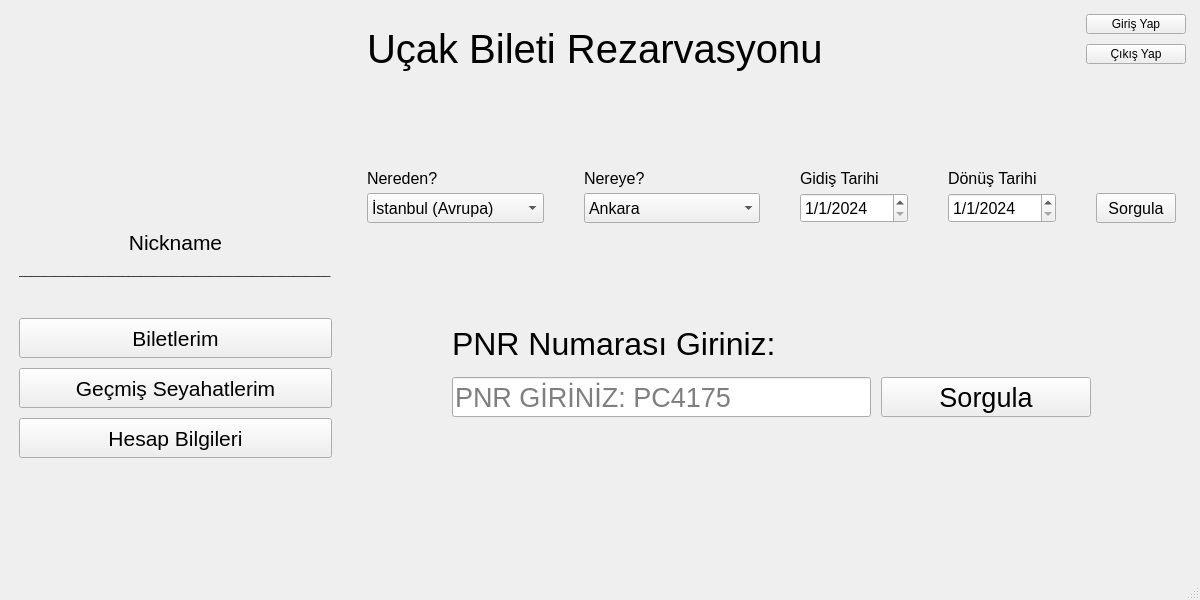
<?xml version="1.0" encoding="UTF-8"?>
<ui version="4.0">
 <class>dashboard_window</class>
 <widget class="QMainWindow" name="dashboard_window">
  <property name="geometry">
   <rect>
    <x>0</x>
    <y>0</y>
    <width>1200</width>
    <height>600</height>
   </rect>
  </property>
  <property name="sizePolicy">
   <sizepolicy hsizetype="Minimum" vsizetype="Minimum">
    <horstretch>0</horstretch>
    <verstretch>0</verstretch>
   </sizepolicy>
  </property>
  <property name="minimumSize">
   <size>
    <width>1200</width>
    <height>600</height>
   </size>
  </property>
  <property name="maximumSize">
   <size>
    <width>1200</width>
    <height>600</height>
   </size>
  </property>
  <property name="windowTitle">
   <string>Uçak Bileti Rezervasyon</string>
  </property>
  <widget class="QWidget" name="centralwidget">
   <layout class="QVBoxLayout" name="verticalLayout_3">
    <item>
     <layout class="QHBoxLayout" name="horizontalLayout" stretch="0,4">
      <property name="spacing">
       <number>10</number>
      </property>
      <item>
       <widget class="QWidget" name="left_bar" native="true">
        <property name="sizePolicy">
         <sizepolicy hsizetype="Minimum" vsizetype="Minimum">
          <horstretch>0</horstretch>
          <verstretch>0</verstretch>
         </sizepolicy>
        </property>
        <property name="minimumSize">
         <size>
          <width>200</width>
          <height>600</height>
         </size>
        </property>
        <layout class="QVBoxLayout" name="verticalLayout_18">
         <property name="spacing">
          <number>10</number>
         </property>
         <property name="leftMargin">
          <number>10</number>
         </property>
         <property name="topMargin">
          <number>10</number>
         </property>
         <property name="rightMargin">
          <number>10</number>
         </property>
         <property name="bottomMargin">
          <number>10</number>
         </property>
         <item>
          <widget class="QLabel" name="label_18">
           <property name="sizePolicy">
            <sizepolicy hsizetype="Minimum" vsizetype="Minimum">
             <horstretch>0</horstretch>
             <verstretch>0</verstretch>
            </sizepolicy>
           </property>
           <property name="minimumSize">
            <size>
             <width>300</width>
             <height>200</height>
            </size>
           </property>
           <property name="maximumSize">
            <size>
             <width>300</width>
             <height>200</height>
            </size>
           </property>
           <property name="font">
            <font>
             <pointsize>8</pointsize>
            </font>
           </property>
           <property name="text">
            <string/>
           </property>
           <property name="pixmap">
            <pixmap>login-user.png</pixmap>
           </property>
           <property name="scaledContents">
            <bool>true</bool>
           </property>
           <property name="alignment">
            <set>Qt::AlignCenter</set>
           </property>
           <property name="margin">
            <number>10</number>
           </property>
          </widget>
         </item>
         <item>
          <spacer name="verticalSpacer_3">
           <property name="orientation">
            <enum>Qt::Vertical</enum>
           </property>
           <property name="sizeType">
            <enum>QSizePolicy::Minimum</enum>
           </property>
           <property name="sizeHint" stdset="0">
            <size>
             <width>10</width>
             <height>60</height>
            </size>
           </property>
          </spacer>
         </item>
         <item>
          <widget class="QLabel" name="nickname_label">
           <property name="sizePolicy">
            <sizepolicy hsizetype="Minimum" vsizetype="Minimum">
             <horstretch>0</horstretch>
             <verstretch>0</verstretch>
            </sizepolicy>
           </property>
           <property name="font">
            <font>
             <pointsize>16</pointsize>
            </font>
           </property>
           <property name="text">
            <string>Nickname</string>
           </property>
           <property name="alignment">
            <set>Qt::AlignCenter</set>
           </property>
           <property name="margin">
            <number>0</number>
           </property>
          </widget>
         </item>
         <item>
          <widget class="QLabel" name="label_19">
           <property name="sizePolicy">
            <sizepolicy hsizetype="Minimum" vsizetype="Minimum">
             <horstretch>0</horstretch>
             <verstretch>0</verstretch>
            </sizepolicy>
           </property>
           <property name="font">
            <font>
             <pointsize>8</pointsize>
             <weight>50</weight>
             <italic>false</italic>
             <bold>false</bold>
             <underline>false</underline>
            </font>
           </property>
           <property name="text">
            <string>___________________________________________________</string>
           </property>
          </widget>
         </item>
         <item>
          <spacer name="verticalSpacer_6">
           <property name="orientation">
            <enum>Qt::Vertical</enum>
           </property>
           <property name="sizeType">
            <enum>QSizePolicy::Minimum</enum>
           </property>
           <property name="sizeHint" stdset="0">
            <size>
             <width>0</width>
             <height>30</height>
            </size>
           </property>
          </spacer>
         </item>
         <item>
          <widget class="QPushButton" name="my_tickets_btn">
           <property name="sizePolicy">
            <sizepolicy hsizetype="Minimum" vsizetype="Minimum">
             <horstretch>0</horstretch>
             <verstretch>0</verstretch>
            </sizepolicy>
           </property>
           <property name="minimumSize">
            <size>
             <width>100</width>
             <height>40</height>
            </size>
           </property>
           <property name="font">
            <font>
             <pointsize>16</pointsize>
            </font>
           </property>
           <property name="text">
            <string>Biletlerim</string>
           </property>
          </widget>
         </item>
         <item>
          <widget class="QPushButton" name="my_history_btn">
           <property name="sizePolicy">
            <sizepolicy hsizetype="Minimum" vsizetype="Minimum">
             <horstretch>0</horstretch>
             <verstretch>0</verstretch>
            </sizepolicy>
           </property>
           <property name="minimumSize">
            <size>
             <width>100</width>
             <height>40</height>
            </size>
           </property>
           <property name="font">
            <font>
             <pointsize>16</pointsize>
            </font>
           </property>
           <property name="text">
            <string>Geçmiş Seyahatlerim</string>
           </property>
          </widget>
         </item>
         <item>
          <widget class="QPushButton" name="my_acc_about_btn">
           <property name="sizePolicy">
            <sizepolicy hsizetype="Minimum" vsizetype="Minimum">
             <horstretch>0</horstretch>
             <verstretch>0</verstretch>
            </sizepolicy>
           </property>
           <property name="minimumSize">
            <size>
             <width>100</width>
             <height>40</height>
            </size>
           </property>
           <property name="font">
            <font>
             <pointsize>16</pointsize>
            </font>
           </property>
           <property name="text">
            <string>Hesap Bilgileri</string>
           </property>
          </widget>
         </item>
         <item>
          <spacer name="verticalSpacer_5">
           <property name="orientation">
            <enum>Qt::Vertical</enum>
           </property>
           <property name="sizeType">
            <enum>QSizePolicy::Minimum</enum>
           </property>
           <property name="sizeHint" stdset="0">
            <size>
             <width>0</width>
             <height>170</height>
            </size>
           </property>
          </spacer>
         </item>
        </layout>
       </widget>
      </item>
      <item>
       <layout class="QVBoxLayout" name="verticalLayout" stretch="3,1,0,0,10,0">
        <item>
         <layout class="QHBoxLayout" name="horizontalLayout_7" stretch="100,0">
          <property name="spacing">
           <number>10</number>
          </property>
          <property name="sizeConstraint">
           <enum>QLayout::SetDefaultConstraint</enum>
          </property>
          <property name="leftMargin">
           <number>15</number>
          </property>
          <property name="topMargin">
           <number>0</number>
          </property>
          <property name="rightMargin">
           <number>5</number>
          </property>
          <property name="bottomMargin">
           <number>50</number>
          </property>
          <item>
           <widget class="QLabel" name="label">
            <property name="sizePolicy">
             <sizepolicy hsizetype="Minimum" vsizetype="Minimum">
              <horstretch>0</horstretch>
              <verstretch>0</verstretch>
             </sizepolicy>
            </property>
            <property name="minimumSize">
             <size>
              <width>450</width>
              <height>60</height>
             </size>
            </property>
            <property name="font">
             <font>
              <pointsize>30</pointsize>
             </font>
            </property>
            <property name="text">
             <string>Uçak Bileti Rezarvasyonu</string>
            </property>
           </widget>
          </item>
          <item>
           <layout class="QVBoxLayout" name="verticalLayout_11">
            <property name="topMargin">
             <number>5</number>
            </property>
            <item>
             <widget class="QPushButton" name="login_btn">
              <property name="sizePolicy">
               <sizepolicy hsizetype="Minimum" vsizetype="Minimum">
                <horstretch>0</horstretch>
                <verstretch>0</verstretch>
               </sizepolicy>
              </property>
              <property name="minimumSize">
               <size>
                <width>100</width>
                <height>20</height>
               </size>
              </property>
              <property name="text">
               <string>Giriş Yap</string>
              </property>
             </widget>
            </item>
            <item>
             <widget class="QPushButton" name="logout_btn">
              <property name="sizePolicy">
               <sizepolicy hsizetype="Minimum" vsizetype="Minimum">
                <horstretch>0</horstretch>
                <verstretch>0</verstretch>
               </sizepolicy>
              </property>
              <property name="minimumSize">
               <size>
                <width>100</width>
                <height>20</height>
               </size>
              </property>
              <property name="text">
               <string>Çıkış Yap</string>
              </property>
             </widget>
            </item>
            <item>
             <widget class="QLabel" name="label_8">
              <property name="text">
               <string/>
              </property>
             </widget>
            </item>
           </layout>
          </item>
         </layout>
        </item>
        <item>
         <layout class="QHBoxLayout" name="horizontalLayout_8" stretch="20,20,0,0,0">
          <property name="spacing">
           <number>40</number>
          </property>
          <property name="leftMargin">
           <number>15</number>
          </property>
          <property name="topMargin">
           <number>15</number>
          </property>
          <property name="rightMargin">
           <number>15</number>
          </property>
          <property name="bottomMargin">
           <number>15</number>
          </property>
          <item>
           <layout class="QVBoxLayout" name="verticalLayout_6">
            <property name="spacing">
             <number>0</number>
            </property>
            <item>
             <widget class="QLabel" name="label_3">
              <property name="sizePolicy">
               <sizepolicy hsizetype="Minimum" vsizetype="Minimum">
                <horstretch>0</horstretch>
                <verstretch>0</verstretch>
               </sizepolicy>
              </property>
              <property name="minimumSize">
               <size>
                <width>50</width>
                <height>30</height>
               </size>
              </property>
              <property name="font">
               <font>
                <pointsize>12</pointsize>
               </font>
              </property>
              <property name="text">
               <string>Nereden?</string>
              </property>
              <property name="margin">
               <number>5</number>
              </property>
             </widget>
            </item>
            <item>
             <widget class="QComboBox" name="from_cmbx">
              <property name="sizePolicy">
               <sizepolicy hsizetype="Minimum" vsizetype="Minimum">
                <horstretch>0</horstretch>
                <verstretch>0</verstretch>
               </sizepolicy>
              </property>
              <property name="minimumSize">
               <size>
                <width>50</width>
                <height>30</height>
               </size>
              </property>
              <property name="font">
               <font>
                <pointsize>12</pointsize>
               </font>
              </property>
              <property name="currentText">
               <string>İstanbul (Avrupa)</string>
              </property>
              <item>
               <property name="text">
                <string>İstanbul (Avrupa)</string>
               </property>
              </item>
              <item>
               <property name="text">
                <string>İstanbul (Anadolu)</string>
               </property>
              </item>
              <item>
               <property name="text">
                <string>Ankara</string>
               </property>
              </item>
              <item>
               <property name="text">
                <string>İzmir</string>
               </property>
              </item>
              <item>
               <property name="text">
                <string>Kütahya</string>
               </property>
              </item>
             </widget>
            </item>
           </layout>
          </item>
          <item>
           <layout class="QVBoxLayout" name="verticalLayout_5">
            <property name="spacing">
             <number>0</number>
            </property>
            <item>
             <widget class="QLabel" name="label_6">
              <property name="sizePolicy">
               <sizepolicy hsizetype="Minimum" vsizetype="Minimum">
                <horstretch>0</horstretch>
                <verstretch>0</verstretch>
               </sizepolicy>
              </property>
              <property name="minimumSize">
               <size>
                <width>50</width>
                <height>30</height>
               </size>
              </property>
              <property name="font">
               <font>
                <pointsize>12</pointsize>
               </font>
              </property>
              <property name="text">
               <string>Nereye?</string>
              </property>
              <property name="margin">
               <number>5</number>
              </property>
             </widget>
            </item>
            <item>
             <widget class="QComboBox" name="to_cmbx">
              <property name="sizePolicy">
               <sizepolicy hsizetype="Minimum" vsizetype="Minimum">
                <horstretch>0</horstretch>
                <verstretch>0</verstretch>
               </sizepolicy>
              </property>
              <property name="minimumSize">
               <size>
                <width>50</width>
                <height>30</height>
               </size>
              </property>
              <property name="font">
               <font>
                <pointsize>12</pointsize>
               </font>
              </property>
              <item>
               <property name="text">
                <string>Ankara</string>
               </property>
              </item>
              <item>
               <property name="text">
                <string>İstanbul (Avrupa)</string>
               </property>
              </item>
              <item>
               <property name="text">
                <string>İstanbul (Anadolu)</string>
               </property>
              </item>
              <item>
               <property name="text">
                <string>İzmir</string>
               </property>
              </item>
              <item>
               <property name="text">
                <string>Kütahya</string>
               </property>
              </item>
             </widget>
            </item>
           </layout>
          </item>
          <item>
           <layout class="QVBoxLayout" name="verticalLayout_8">
            <property name="spacing">
             <number>0</number>
            </property>
            <item>
             <widget class="QLabel" name="label_4">
              <property name="sizePolicy">
               <sizepolicy hsizetype="Minimum" vsizetype="Minimum">
                <horstretch>0</horstretch>
                <verstretch>0</verstretch>
               </sizepolicy>
              </property>
              <property name="minimumSize">
               <size>
                <width>50</width>
                <height>30</height>
               </size>
              </property>
              <property name="font">
               <font>
                <pointsize>12</pointsize>
               </font>
              </property>
              <property name="text">
               <string>Gidiş Tarihi</string>
              </property>
              <property name="margin">
               <number>5</number>
              </property>
             </widget>
            </item>
            <item>
             <widget class="QDateEdit" name="go_date">
              <property name="sizePolicy">
               <sizepolicy hsizetype="Minimum" vsizetype="Minimum">
                <horstretch>0</horstretch>
                <verstretch>0</verstretch>
               </sizepolicy>
              </property>
              <property name="minimumSize">
               <size>
                <width>50</width>
                <height>30</height>
               </size>
              </property>
              <property name="font">
               <font>
                <pointsize>12</pointsize>
               </font>
              </property>
              <property name="dateTime">
               <datetime>
                <hour>0</hour>
                <minute>0</minute>
                <second>0</second>
                <year>2024</year>
                <month>1</month>
                <day>1</day>
               </datetime>
              </property>
              <property name="minimumDateTime">
               <datetime>
                <hour>0</hour>
                <minute>0</minute>
                <second>0</second>
                <year>2023</year>
                <month>12</month>
                <day>31</day>
               </datetime>
              </property>
              <property name="displayFormat">
               <string>d/M/yyyy</string>
              </property>
             </widget>
            </item>
           </layout>
          </item>
          <item>
           <layout class="QVBoxLayout" name="verticalLayout_7">
            <property name="spacing">
             <number>0</number>
            </property>
            <item>
             <widget class="QLabel" name="label_5">
              <property name="sizePolicy">
               <sizepolicy hsizetype="Minimum" vsizetype="Minimum">
                <horstretch>0</horstretch>
                <verstretch>0</verstretch>
               </sizepolicy>
              </property>
              <property name="minimumSize">
               <size>
                <width>50</width>
                <height>30</height>
               </size>
              </property>
              <property name="font">
               <font>
                <pointsize>12</pointsize>
               </font>
              </property>
              <property name="text">
               <string>Dönüş Tarihi</string>
              </property>
              <property name="margin">
               <number>5</number>
              </property>
             </widget>
            </item>
            <item>
             <widget class="QDateEdit" name="return_date">
              <property name="sizePolicy">
               <sizepolicy hsizetype="Minimum" vsizetype="Minimum">
                <horstretch>0</horstretch>
                <verstretch>0</verstretch>
               </sizepolicy>
              </property>
              <property name="minimumSize">
               <size>
                <width>50</width>
                <height>30</height>
               </size>
              </property>
              <property name="font">
               <font>
                <pointsize>12</pointsize>
               </font>
              </property>
              <property name="dateTime">
               <datetime>
                <hour>0</hour>
                <minute>0</minute>
                <second>0</second>
                <year>2024</year>
                <month>1</month>
                <day>1</day>
               </datetime>
              </property>
              <property name="minimumDateTime">
               <datetime>
                <hour>0</hour>
                <minute>0</minute>
                <second>0</second>
                <year>2023</year>
                <month>12</month>
                <day>31</day>
               </datetime>
              </property>
              <property name="displayFormat">
               <string>d/M/yyyy</string>
              </property>
             </widget>
            </item>
           </layout>
          </item>
          <item>
           <layout class="QVBoxLayout" name="verticalLayout_10">
            <property name="spacing">
             <number>0</number>
            </property>
            <item>
             <widget class="QLabel" name="label_7">
              <property name="text">
               <string/>
              </property>
              <property name="margin">
               <number>5</number>
              </property>
             </widget>
            </item>
            <item>
             <widget class="QPushButton" name="search_ticket_btn">
              <property name="sizePolicy">
               <sizepolicy hsizetype="Minimum" vsizetype="Minimum">
                <horstretch>0</horstretch>
                <verstretch>0</verstretch>
               </sizepolicy>
              </property>
              <property name="minimumSize">
               <size>
                <width>80</width>
                <height>30</height>
               </size>
              </property>
              <property name="font">
               <font>
                <pointsize>12</pointsize>
               </font>
              </property>
              <property name="text">
               <string>Sorgula</string>
              </property>
             </widget>
            </item>
           </layout>
          </item>
         </layout>
        </item>
        <item>
         <spacer name="verticalSpacer_2">
          <property name="orientation">
           <enum>Qt::Vertical</enum>
          </property>
          <property name="sizeHint" stdset="0">
           <size>
            <width>20</width>
            <height>80</height>
           </size>
          </property>
         </spacer>
        </item>
        <item>
         <layout class="QHBoxLayout" name="horizontalLayout_13" stretch="0">
          <property name="spacing">
           <number>0</number>
          </property>
          <property name="leftMargin">
           <number>100</number>
          </property>
          <property name="topMargin">
           <number>10</number>
          </property>
          <property name="rightMargin">
           <number>10</number>
          </property>
          <property name="bottomMargin">
           <number>10</number>
          </property>
          <item>
           <widget class="QLabel" name="label_2">
            <property name="sizePolicy">
             <sizepolicy hsizetype="Minimum" vsizetype="Minimum">
              <horstretch>0</horstretch>
              <verstretch>0</verstretch>
             </sizepolicy>
            </property>
            <property name="minimumSize">
             <size>
              <width>100</width>
              <height>22</height>
             </size>
            </property>
            <property name="font">
             <font>
              <pointsize>24</pointsize>
             </font>
            </property>
            <property name="text">
             <string>PNR Numarası Giriniz:</string>
            </property>
            <property name="margin">
             <number>3</number>
            </property>
           </widget>
          </item>
         </layout>
        </item>
        <item>
         <layout class="QHBoxLayout" name="horizontalLayout_11" stretch="2,1">
          <property name="spacing">
           <number>10</number>
          </property>
          <property name="leftMargin">
           <number>100</number>
          </property>
          <property name="topMargin">
           <number>0</number>
          </property>
          <property name="rightMargin">
           <number>100</number>
          </property>
          <property name="bottomMargin">
           <number>0</number>
          </property>
          <item>
           <widget class="QLineEdit" name="pnr_ln">
            <property name="sizePolicy">
             <sizepolicy hsizetype="Minimum" vsizetype="Minimum">
              <horstretch>0</horstretch>
              <verstretch>0</verstretch>
             </sizepolicy>
            </property>
            <property name="minimumSize">
             <size>
              <width>100</width>
              <height>40</height>
             </size>
            </property>
            <property name="font">
             <font>
              <pointsize>20</pointsize>
             </font>
            </property>
            <property name="placeholderText">
             <string>PNR GİRİNİZ: PC4175</string>
            </property>
           </widget>
          </item>
          <item>
           <widget class="QPushButton" name="search_pnr_btn">
            <property name="sizePolicy">
             <sizepolicy hsizetype="Minimum" vsizetype="Minimum">
              <horstretch>0</horstretch>
              <verstretch>0</verstretch>
             </sizepolicy>
            </property>
            <property name="minimumSize">
             <size>
              <width>100</width>
              <height>40</height>
             </size>
            </property>
            <property name="font">
             <font>
              <pointsize>20</pointsize>
             </font>
            </property>
            <property name="text">
             <string>Sorgula</string>
            </property>
           </widget>
          </item>
         </layout>
        </item>
        <item>
         <spacer name="verticalSpacer">
          <property name="orientation">
           <enum>Qt::Vertical</enum>
          </property>
          <property name="sizeHint" stdset="0">
           <size>
            <width>20</width>
            <height>160</height>
           </size>
          </property>
         </spacer>
        </item>
       </layout>
      </item>
     </layout>
    </item>
   </layout>
  </widget>
  <widget class="QMenuBar" name="menubar">
   <property name="geometry">
    <rect>
     <x>0</x>
     <y>0</y>
     <width>1200</width>
     <height>21</height>
    </rect>
   </property>
  </widget>
  <widget class="QStatusBar" name="statusbar"/>
 </widget>
 <resources/>
 <connections/>
</ui>
